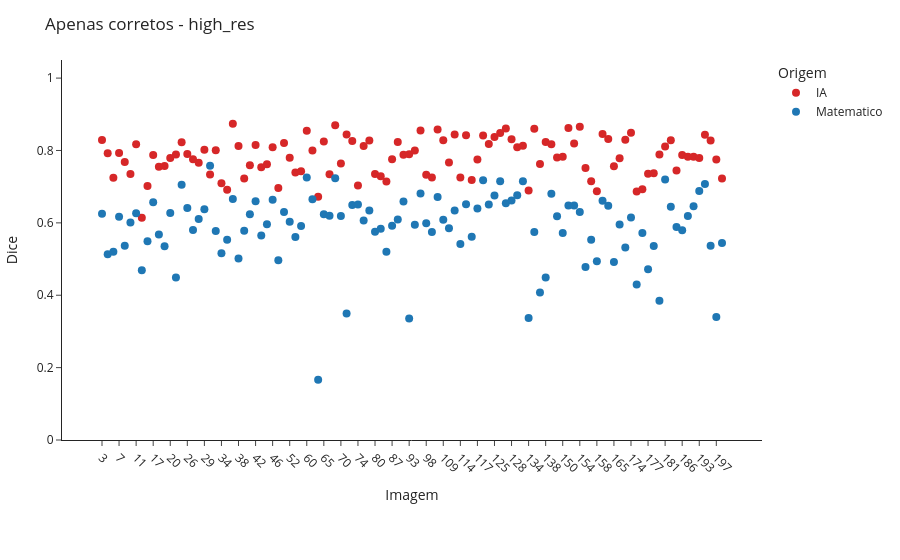
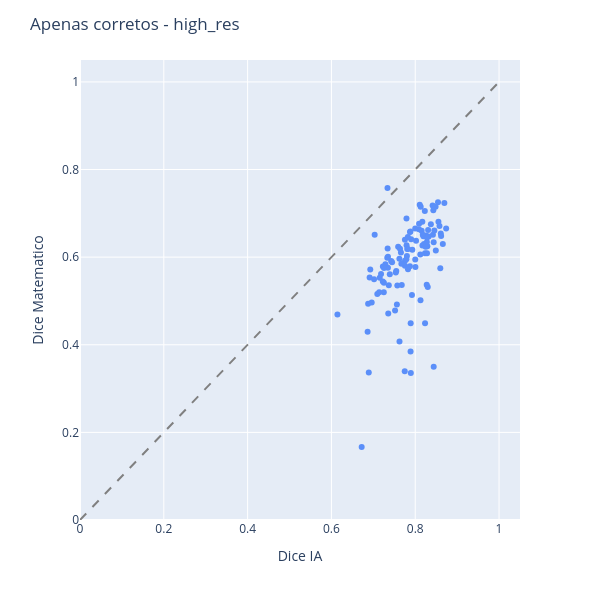

These figures' notebook cell, in order:
### Code cell
# Apenas corretos - High Res
scenario_image_df = cmp.build_ostia_image_comparison_df(correct_ia_df, correct_math_df)
viz.plot_image_dice_scatter_interactive(scenario_image_df, "high_res", comparison_title="Apenas corretos")
viz.plot_ia_vs_math_scatter_interactive(scenario_image_df, "high_res", comparison_title="Apenas corretos")
